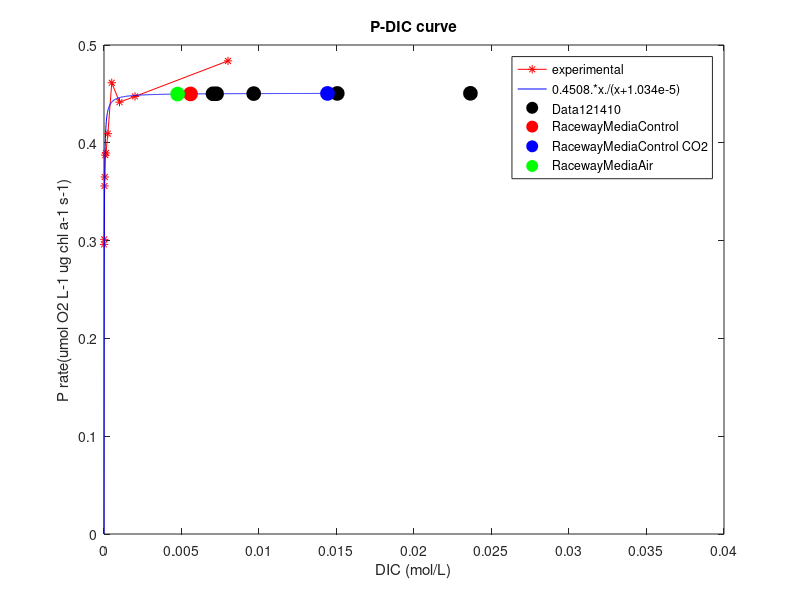

Recreate this plot in MATLAB.
a=[0,20,30,50,80,125,250,500,1000,2000,8000;0.296139000000000,0.301309090909091,0.355872727272728,0.365048484848486,0.387412121212121,0.389563636363636,0.409351515151516,0.461399999999999,0.441575757575758,0.447418181818182,0.483757575757575];
a(1,:)=a(1,:)/1000000;

plot(a(1,:),a(2,:),'r*-');
hold on;
xlabel('DIC (mol/L)');
ylabel('P rate(umol O2 L-1 ug chl a-1 s-1)');
title('P-DIC curve')
x=linspace(0,0.015,1000);
%     y=0.4587.*(1-exp(-0.0085.*x));
y2=0.4508.*x./(x+1.034e-5);
%  plot(x,y,'b')
plot(x,y2,'b')

Data121410=[84.3766666666666,87.16,115.9,180.6,283.666666666667,377.866666666667]/1000/12;
P121410=0.4508.*Data121410./(Data121410+1.034e-5);
plot(Data121410,P121410,'ko','markerSize',10,'MarkerFaceColor','k')


RacewayMediaControl=67*1000/1000000/12;
RacewayMediaControl_CO2=173*1000/1000000/12;
RacewayMediaAir=57*1000/1000000/12;

plot(RacewayMediaControl,0.4508.*RacewayMediaControl./(RacewayMediaControl+1.034e-5),'ro','markerSize',10,'MarkerFaceColor','r')
plot(RacewayMediaControl_CO2,0.4508.*RacewayMediaControl_CO2./(RacewayMediaControl_CO2+1.034e-5),'bo','markerSize',10,'MarkerFaceColor','b')
plot(RacewayMediaAir,0.4508.*RacewayMediaAir./(RacewayMediaAir+1.034e-5),'go','markerSize',10,'MarkerFaceColor','g')


legend('experimental','0.4508.*x./(x+1.034e-5)','Data121410','RacewayMediaControl','RacewayMediaControl CO2','RacewayMediaAir');

 

%  cftool(a(1,:),a(2,:))
%
%
% PH=linspace(4,11,1000);
% p=(-1.61 + 0.47 * PH - 0.03 .* PH .* PH) / 0.2308333333;
% plot(PH,p);
% xlabel("PH");
% ylabel("P rate")
%
%
